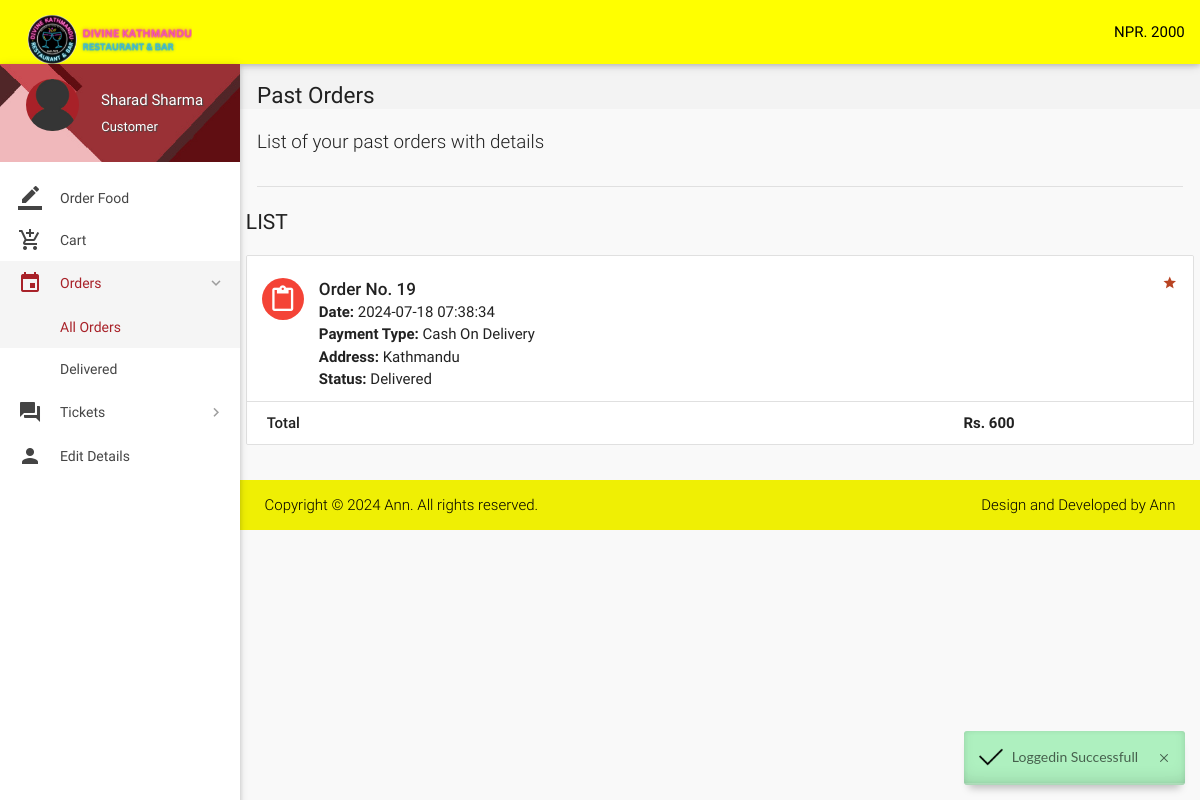
Page /orders.php (signed in) on the committed database.
### tables this page shows
CREATE TABLE `wallet_details` (
  `id` int(11) NOT NULL,
  `wallet_id` int(11) NOT NULL,
  `number` varchar(16) NOT NULL,
  `cvv` int(3) NOT NULL,
  `balance` int(11) NOT NULL DEFAULT 2000
);

CREATE TABLE `orders` (
  `id` int(11) NOT NULL,
  `customer_id` int(11) NOT NULL,
  `address` varchar(300) NOT NULL,
  `description` varchar(300) NOT NULL,
  `date` datetime NOT NULL DEFAULT current_timestamp(),
  `payment_type` varchar(16) NOT NULL DEFAULT 'Wallet',
  `total` int(11) NOT NULL,
  `status` varchar(25) NOT NULL DEFAULT 'Yet to be delivered',
  `deleted` tinyint(4) NOT NULL DEFAULT 0
);

### includes/wallet.php (called while the page is built, shortened)
<?php
$user_id = $_SESSION['user_id'];
$sql = mysqli_query($con, "SELECT * FROM wallet where customer_id = $user_id");
$wallet_id = null;
while($row1 = mysqli_fetch_array($sql)){
    $wallet_id = $row1['id'];
}
if($wallet_id) {
    $sql = mysqli_query($con, "SELECT * FROM wallet_details where wallet_id = $wallet_id");
    while($row1 = mysqli_fetch_array($sql)){
        $balance = $row1['balance'];
    }
} else {
    echo "Wallet not found for user.";
}
?>

### includes/connect.php (called while the page is built, shortened)
<?php
$name = $_SESSION['name'];
$role = $_SESSION['role'];
?>

### orders.php (the view, shortened to what this page needs)
<?php
include './includes/connect.php';
include './includes/wallet.php';
	if($_SESSION['customer_sid']==session_id())
	{
		?>
  <link rel="stylesheet" href="./alerts/dist/css/iziToast.min.css">
<!DOCTYPE html>
<html lang="en">
<head>
  <link href="css/materialize.min.css" type="text/css" rel="stylesheet" media="screen,projection">
  <link href="css/style.min.css" type="text/css" rel="stylesheet" media="screen,projection">
  <link href="css/custom/custom.min.css" type="text/css" rel="stylesheet" media="screen,projection">
  <link href="js/plugins/perfect-scrollbar/perfect-scrollbar.css" type="text/css" rel="stylesheet" media="screen,projection">
</head>
<body>
  <header id="header" class="page-topbar">
        <div class="navbar-fixed">
            <nav class="navbar-color">
                <div class="nav-wrapper">
                    <ul class="left">
                      <li><h1 class="logo-wrapper"><a href="index.php" class="brand-logo darken-1"><img src="images/materialize-logo.png" alt="logo"></a> <span class="logo-text">Logo</span></h1></li>
                    </ul>
                    <ul class="right hide-on-med-and-down">
                        <li><a href="#"  class="waves-effect waves-block waves-light">NPR. <?php echo $balance;?></i></a>
                        </li>
                    </ul>
                </div>
            </nav>
        </div>
  </header>
  <div id="main">
    <div class="wrapper">
      <aside id="left-sidebar-nav">
        <ul id="slide-out" class="side-nav fixed leftside-navigation">
            <li class="user-details cyan darken-2">
            <div class="row">
                <div class="col col s4 m4 l4">
                    <img src="images/avatar.jpg" alt="" class="circle responsive-img valign profile-image">
                </div>
                <div class="col col s8 m8 l8">
                    <a class="btn-flat dropdown-button waves-effect waves-light white-text profile-btn" href="#" data-activates="profile-dropdown"><?php echo $name;?> <i class="mdi-navigation-arrow-drop-down right"></i></a>
                    <p class="user-roal"><?php echo $role;?></p>
                </div>
            </div>
            </li>
            <li class="bold"><a href="index.php" class="waves-effect waves-cyan"><i class="mdi-editor-border-color"></i> Order Food</a>
            </li>
            <li class="bold"><a href="cart.php" class="waves-effect waves-cyan"><i class="mdi-action-add-shopping-cart"></i> Cart</a>
            </li>
                <li class="no-padding">
                    <ul class="collapsible collapsible-accordion">
                        <li class="bold"><a class="collapsible-header waves-effect waves-cyan active"><i class="mdi-editor-insert-invitation"></i> Orders</a>
                            <div class="collapsible-body">
                                <ul>
								<li class="<?php
								if(!isset($_GET['status'])){
										echo 'active';
									}?>
									"><a href="orders.php">All Orders</a>
                                </li>
								<?php
									$sql = mysqli_query($con, "SELECT DISTINCT status FROM orders  WHERE customer_id = $user_id;;");
									while($row = mysqli_fetch_array($sql)){
                                    echo '<li class='.(isset($_GET['status'])?($status == $_GET['status'] ? 'active' : ''): '').'><a href="orders.php?status='.$row['status'].'">'.$row['status'].'</a>
                                    </li>';
									}
									?>
                                </ul>
                            </div>
                        </li>
                    </ul>
                </li>
                <li class="no-padding">
                    <ul class="collapsible collapsible-accordion">
                        <li class="bold"><a class="collapsible-header waves-effect waves-cyan"><i class="mdi-action-question-answer"></i> Tickets</a>
                        </li>
                    </ul>
                </li>
            <li class="bold"><a href="details.php" class="waves-effect waves-cyan"><i class="mdi-social-person"></i> Edit Details</a>
            </li>
        </ul>
        </aside>
      <section id="content">
        <div id="breadcrumbs-wrapper">
          <div class="container">
            <div class="row">
              <div class="col s12 m12 l12">
                <h5 class="breadcrumbs-title">Past Orders</h5>
              </div>
            </div>
          </div>
        </div>
        <div class="container">
          <p class="caption">List of your past orders with details</p>
          <div class="divider"></div>
<div id="work-collections" class="seaction">
					<?php
					if(isset($_GET['status'])){
						$status = $_GET['status'];
					}
					else{
						$status = '%';
					}
					$sql = mysqli_query($con, "SELECT * FROM orders WHERE customer_id = $user_id AND status LIKE '$status';;");
					echo '              <div class="row">
                <div>
                    <h4 class="header">List</h4>
                    <ul id="issues-collection" class="collection">';
					while($row = mysqli_fetch_array($sql))
					{
						$status = $row['status'];
						echo '<li class="collection-item avatar">
                              <i class="mdi-content-content-paste red circle"></i>
                              <span class="collection-header">Order No. '.$row['id'].'</span>
                              <p><strong>Date:</strong> '.$row['date'].'</p>
                              <p><strong>Payment Type:</strong> '.$row['payment_type'].'</p>
							  <p><strong>Address: </strong>'.$row['address'].'</p>
                              <p><strong>Status:</strong> '.($status=='Paused' ? 'Paused <a  data-position="bottom" data-delay="50" data-tooltip="Please contact administrator for further details." class="btn-floating waves-effect waves-light tooltipped cyan">    ?</a>' : $status).'</p>
							  '.(!empty($row['description']) ? '<p><strong>Note: </strong>'.$row['description'].'</p>' : '').'
							  <a href="#" class="secondary-content"><i class="mdi-action-grade"></i></a>
                              </li>';
								echo'<li class="collection-item">
                                        <div class="row">
                                            <div class="col s7">
                                                <p class="collections-title"> Total</p>
                                            </div>
                                            <div class="col s2">
											<span> </span>
                                            </div>
                                            <div class="col s3">
                                                <span><strong>Rs. '.$row['total'].'</strong></span>
                                            </div>';
								echo'</div></li>';
					}
					?>
					 </ul>
                </div>
              </div>
            </div>
        </div>
      </section>
    </div>
  </div>
  <footer class="page-footer">
    <div class="footer-copyright">
      <div class="container">
        <span>Copyright © 2024 <a class="grey-text text-lighten-4" href="#" target="_blank"> Ann.</a> All rights reserved.</span>
        <span class="right"> Design and Developed by <a class="grey-text text-lighten-4" href="#">Ann</a></span>
        </div>
    </div>
  </footer>
</body>
</html>
<?php
	}
?>
<?php
include './includes/alert.php';
?>

### rows in the picture
wallet_details: balance "2000"
orders: id "19", date "2024-07-18 07:38:34", payment_type "Cash On Delivery", address "Kathmandu", status "Delivered", total "600"

### other values in the picture
$name "Sharad Sharma"
$role "Customer"
$row['status'] "Delivered"
